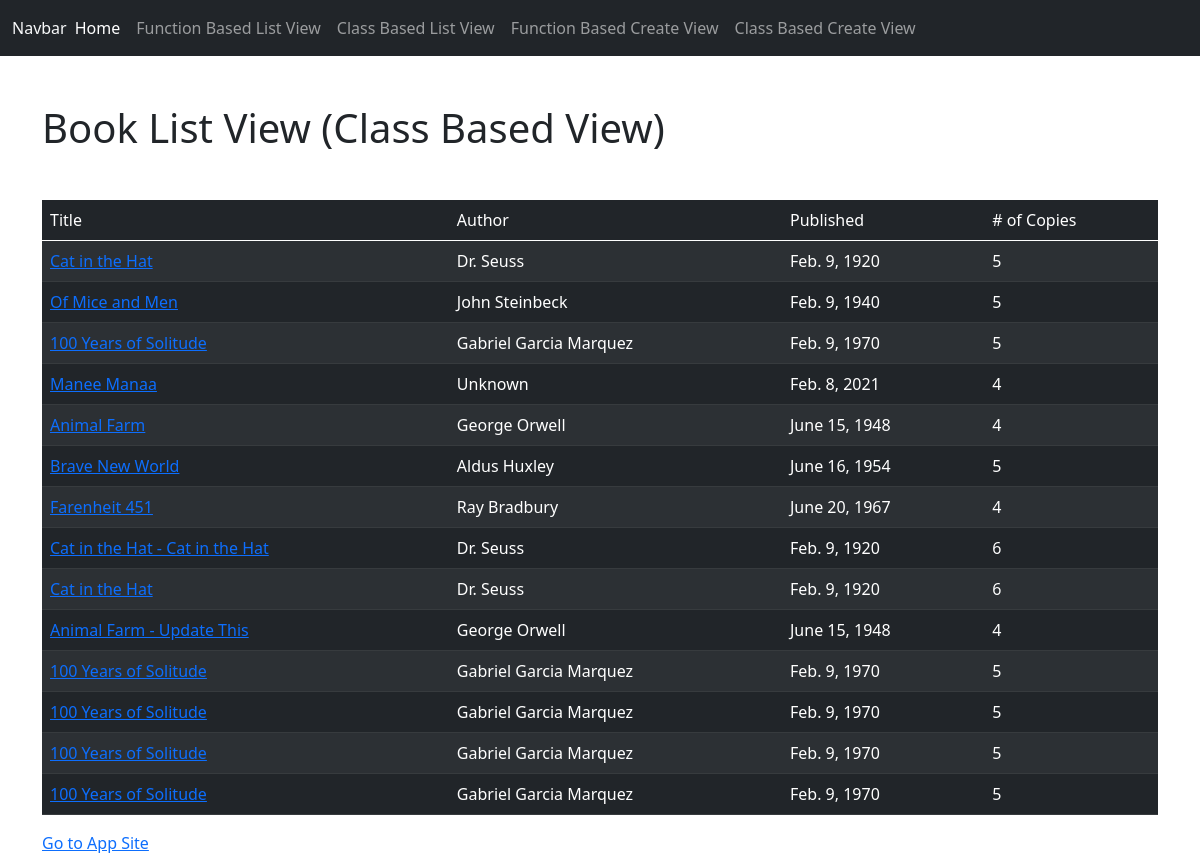
Page /firstapp/BookListView on the earlier database version.
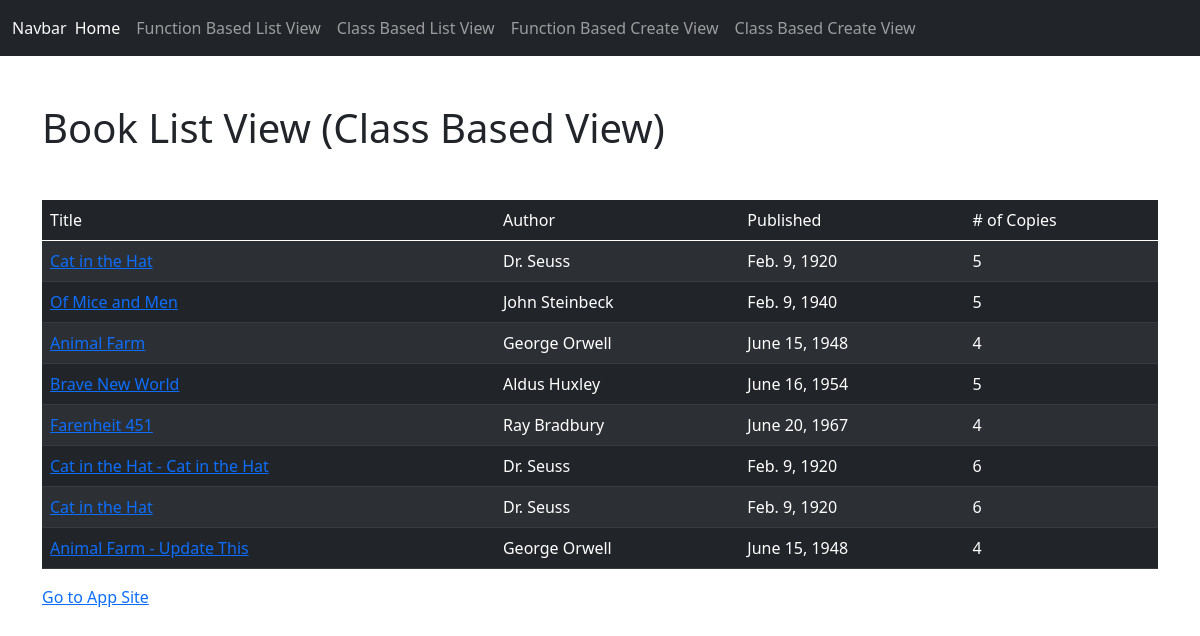
Same page on the later database version.
### firstapp/models.py (models this page shows, shortened)
class Book(models.Model):
	title = models.CharField(max_length=200, null=True, blank=True)
	author = models.CharField(max_length=200, null=True, blank=True)
	published_date = models.DateField()
	number_of_copies = models.IntegerField()

### firstapp/views.py (the view)
# urls.py: path('BookListView', views.BookListView.as_view(), name='BookListView'),
class BookListView(ListView):
	model = Book

### firstapp/templates/firstapp/book_list.html
{% extends 'base.html' %}
{% block content %}
<div class="my-5">
	<h1>Book List View (Class Based View)</h1>
</div>
<table class="table table-dark table-striped text-white">
	<thead>
		<td>Title</td>
		<td>Author</td>
		<td>Published</td>
		<td># of Copies</td>
	</thead>
	<tbody>
		{% for book in book_list %}
			<tr>
				<td><a href="{% url 'firstapp:BookDetailView' pk=book.pk %}">{{book.title}}</a></td>
				<td>{{book.author}}</td>
				<td>{{book.published_date}}</td>
				<td>{{book.number_of_copies}}</td>
			</tr>
		{% endfor %}
	</tbody>
</table>
<a href="{% url 'firstapp:firstapp_index' %}">Go to App Site</a>
{% endblock %}

Differences in the rows shown:
removed Book: title "100 Years of Solitude", author "Gabriel Garcia Marquez", published_date "Feb. 9, 1970", number_of_copies "5"
removed Book: title "Manee Manaa", author "Unknown", published_date "Feb. 8, 2021", number_of_copies "4"
removed Book: title "100 Years of Solitude", author "Gabriel Garcia Marquez", published_date "Feb. 9, 1970", number_of_copies "5"
removed Book: title "100 Years of Solitude", author "Gabriel Garcia Marquez", published_date "Feb. 9, 1970", number_of_copies "5"
removed Book: title "100 Years of Solitude", author "Gabriel Garcia Marquez", published_date "Feb. 9, 1970", number_of_copies "5"
removed Book: title "100 Years of Solitude", author "Gabriel Garcia Marquez", published_date "Feb. 9, 1970", number_of_copies "5"
